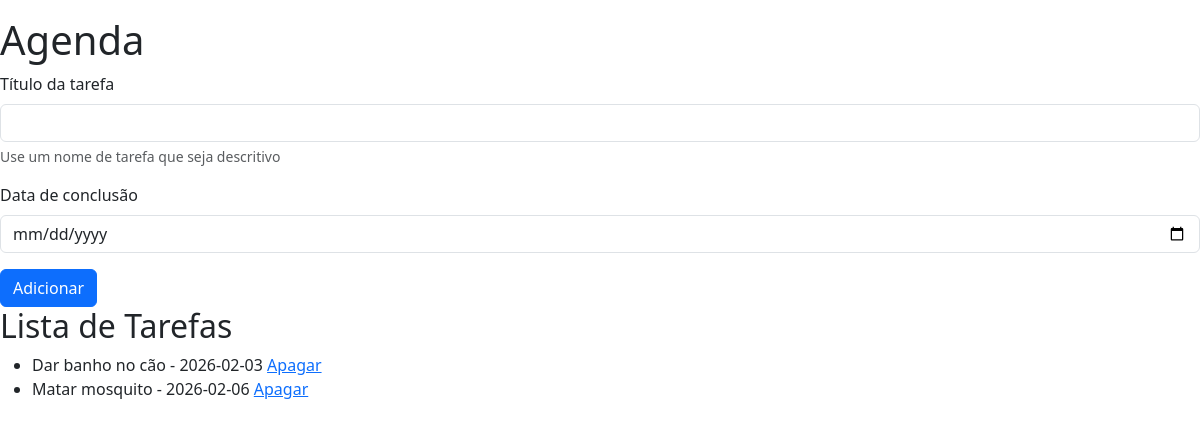
The app's page /agenda, older data.
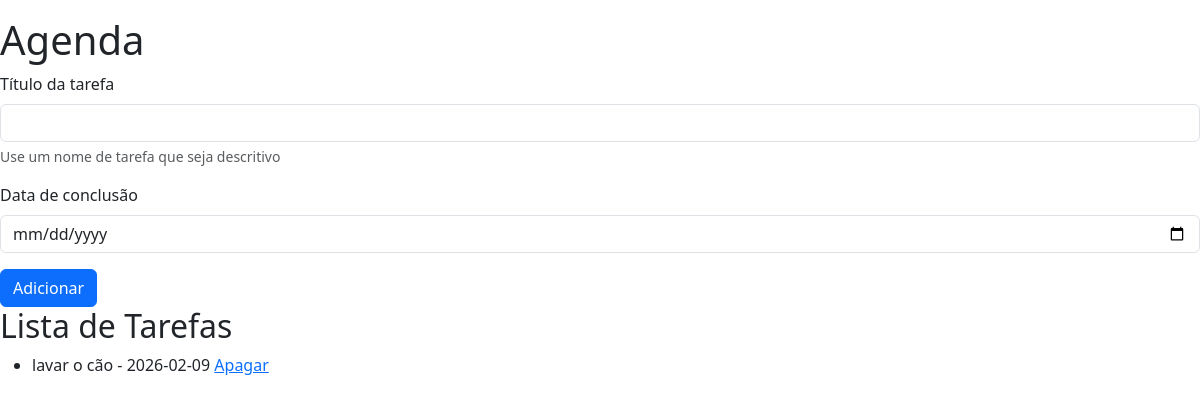
The same page, newer data.
### tables this page shows
CREATE TABLE tarefas(
                id INTEGER PRIMARY KEY AUTOINCREMENT, 
                titulo_tarefa TEXT NOT NULL,
                data_conclusao TEXT);

### app.py (the view)
@app.route('/agenda', methods=['GET', 'POST'])
def agenda():
    tarefas = None
    if request.method == 'POST':
        titulo_tarefa = request.form['titulo-tarefa']
        data_conclusao = request.form['data-conclusao']
        tarefa = Tarefa(titulo_tarefa, data_conclusao)
        tarefa.salvar_tarefa()
    tarefas = Tarefa.obter_tarefas()
    return render_template('agenda.html', titulo='Agenda', tarefas=tarefas)

### models/database.py (called while the page is built)
    def executar(self, query: str, params: tuple = ()) -> Cursor:
        self.cursor.execute(query, params)
        self.connection.commit()
        return self.cursor

    def buscar_tudo(self, query: str, params: tuple = ()) -> list[Any]:
        self.cursor.execute(query, params )
        return self.cursor.fetchall()

    def close(self) -> None:
        self.connection.close()

    def __enter__(self):
        return self

    def __exit__(self, exc_type, exc_value, traceback):
        self.close()

### models/tarefa.py (called while the page is built)
    @staticmethod
    def obter_tarefas() -> list[Any]:
        with Database('./data/tarefas.sqlite3') as db:
            query: str = 'SELECT titulo_tarefa, data_conclusao, id FROM tarefas;'
            resultados: list[Any] = db.buscar_tudo(query)
            tarefas: list[Any] = [Tarefa(titulo, data, id) for titulo, data, id in resultados]
            return tarefas

### templates/agenda.html
{% extends "base.html"%}
{% block content %}
    <form method="POST">
        <div class="mb-3">
            <label for="titulo-tarefa" class="form-label">Título da tarefa</label>
            <input type="text" class="form-control" name="titulo-tarefa" id="titulo-tarefa" aria-describedby="ajudaNomeTarefa" required>
            <div id="ajudaNomeTarefa" class="form-text">Use um nome de tarefa que seja descritivo</div>
        </div>
        <div class="mb-3">
            <label for="data-conclusao" class="form-label">Data de conclusão</label>
            <input type="date" class="form-control" name="data-conclusao" id="data-conclusao">
        </div>
        <button type="submit" class="btn btn-primary">Adicionar</button>
    </form>
    <h2>Lista de Tarefas</h2>
    {% if tarefas %}
        <ul>
            {% for tarefa in tarefas %}
                <li>{{ tarefa.titulo_tarefa}} - {{tarefa.data_conclusao }} <a href="{{url_for('delete', idTarefa=tarefa.id_tarefa)}}">Apagar</a></li>
            {% endfor %}
        </ul>
    {% else %}
        <p>Nenhuma tarefa cadastrada</p>
    {% endif %}
{% endblock %}

### templates/base.html (shortened to what this page needs)
<!DOCTYPE html>
<html lang="pt-br">
<head>
    <link rel="stylesheet" href="{{url_for('static', filename='style.css')}}">
    <link href="https://cdn.jsdelivr.net/npm/bootstrap@5.3.8/dist/css/bootstrap.min.css"
          rel="stylesheet"
    >
</head>
<body>
    <h1 class="mt-3">{{ titulo }}</h1>
    {% block content %}{% endblock %}
</body>
</html>

Row changes from the older to the newer data that the page shows:
removed tarefas: titulo_tarefa "Dar banho no cão", data_conclusao "2026-02-03"
removed tarefas: titulo_tarefa "Matar mosquito", data_conclusao "2026-02-06"
added tarefas: titulo_tarefa "lavar o cão", data_conclusao "2026-02-09"
